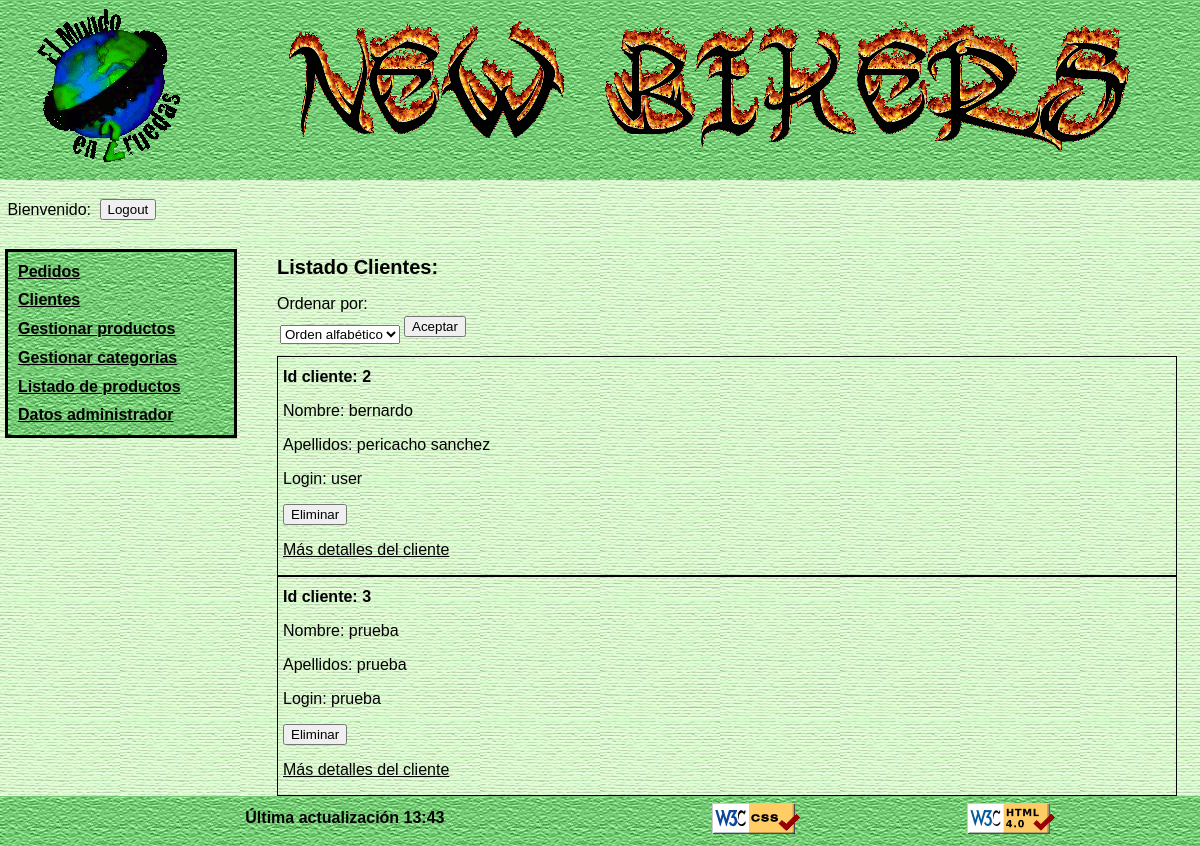
Screenshot of /administrador.php with the database file from the repository.
### tables this page shows
CREATE TABLE `usuarios` (
  `id` int(10) unsigned NOT NULL AUTO_INCREMENT,
  `login` varchar(12) NOT NULL,
  `pass` varchar(10) NOT NULL,
  `tipo` varchar(1) NOT NULL,
  `nombre` varchar(45) NOT NULL,
  `apellidos` varchar(45) DEFAULT NULL,
  `dni` varchar(9) NOT NULL,
  `direccion` varchar(45) NOT NULL,
  `codigo_postal` varchar(5) NOT NULL,
  `email` varchar(45) DEFAULT NULL,
  `pregunta` varchar(45) DEFAULT NULL,
  `respuesta` varchar(45) DEFAULT NULL,
  PRIMARY KEY (`id`)
);

### administrador/clientes.php (the view, shortened to what this page needs)
<?php
$sql = "SELECT * FROM usuarios WHERE tipo='u' order by nombre,apellidos";
$result = mysql_query($sql);
?>
<div class="contenido">
	<p><h2>Listado Clientes:&nbsp;</h2>Ordenar por:&nbsp;
	<form method="post">
	<table>
			<td>
				<select name="orden" size="1">
				<option>Orden alfabético</option>
				</select>
			</td>
			<td>
				<input type="submit" value="Aceptar" name="ordenar"/></p>
<?php
	if(mysql_num_rows($result) > 0){
	while($reg = mysql_fetch_array($result, MYSQL_ASSOC)) {
	?>
		<div class="producto">
		<form method="post" action="administrador.php?seccion=clientes&id=<?php echo $reg[id];?>">
		<h1>Id cliente:&nbsp;<?php echo $reg[id];?></h1>
		<p>Nombre:&nbsp;<?php echo $reg[nombre];?></p>
		<p>Apellidos:&nbsp;<?php echo $reg[apellidos];?></p>
		<p>Login:&nbsp;<?php echo $reg[login];?></p>
			<input type="submit" value="Eliminar" name="borrar"/>
		<p><a href="administrador.php?seccion=detallescliente&id=<?php echo $reg[id];?>">Más detalles del cliente</a></p>
		</form>
		</div>
<?php	}
}else
	echo "No hay clientes";
	?>
</div>

### CSS/CSS.css (style rules this page uses)
body { margin: 0 0; font-family: sans-serif,Verdana,Courier; text-align: justify; }
h1 { font-family: sans-serif,Verdana,Courier; font-weight: bold; font-size: 12pt; }
h2 { font-family: sans-serif,Verdana,Courier; font-weight: bold; font-size: 15pt; }
.contenido { float:left; width:75%; padding-left: 40px; margin-right:5px; }

### CSS/color.css (style rules this page uses)
body { background-image: url('../images/ver04.jpg'); background-repeat:repeat; }
.producto { border: 1px solid black; padding-left:5px; padding-right:5px; }
a:link { color: black; }

### rows the page displays
usuarios: id "2", nombre "bernardo", apellidos "pericacho sanchez", login "user"
usuarios: id "3", nombre "prueba", apellidos "prueba", login "prueba"
